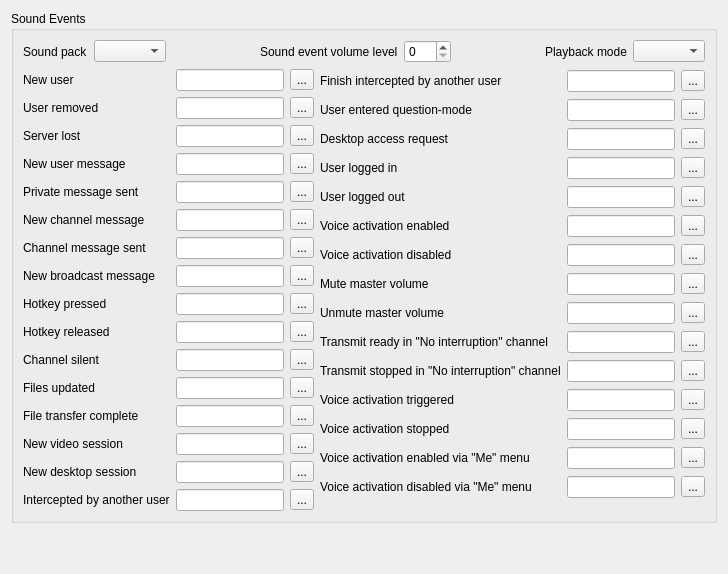
     <widget class="QWidget" name="eventsTab">
      <attribute name="title">
       <string>Sound Events</string>
      </attribute>
      <layout class="QVBoxLayout" name="verticalLayout_8">
       <item>
        <widget class="QGroupBox" name="groupBox_6">
         <property name="title">
          <string>Sound Events</string>
         </property>
         <layout class="QVBoxLayout" name="verticalLayout_17">
          <item>
           <layout class="QHBoxLayout" name="horizontalLayout_14">
            <item>
             <widget class="QLabel" name="label_spack">
              <property name="text">
               <string>Sound pack</string>
              </property>
              <property name="buddy">
               <cstring>spackBox</cstring>
              </property>
             </widget>
            </item>
            <item>
             <widget class="QComboBox" name="spackBox"/>
            </item>
            <item>
             <spacer name="horizontalSpacer_28">
              <property name="orientation">
               <enum>Qt::Horizontal</enum>
              </property>
              <property name="sizeHint" stdset="0">
               <size>
                <width>40</width>
                <height>20</height>
               </size>
              </property>
             </spacer>
            </item>
            <item>
             <widget class="QLabel" name="sndVolLabel">
              <property name="text">
               <string>Sound event volume level</string>
              </property>
              <property name="buddy">
               <cstring>sndVolSpinBox</cstring>
              </property>
             </widget>
            </item>
            <item>
             <widget class="QSpinBox" name="sndVolSpinBox">
              <property name="minimum">
               <number>0</number>
              </property>
              <property name="maximum">
               <number>100</number>
              </property>
             </widget>
            </item>
            <item>
             <spacer name="horizontalSpacer_29">
              <property name="orientation">
               <enum>Qt::Horizontal</enum>
              </property>
              <property name="sizeHint" stdset="0">
               <size>
                <width>40</width>
                <height>20</height>
               </size>
              </property>
             </spacer>
            </item>
            <item>
             <widget class="QLabel" name="label_47">
              <property name="text">
               <string>Playback mode</string>
              </property>
              <property name="buddy">
               <cstring>sndeventPlaybackComboBox</cstring>
              </property>
             </widget>
            </item>
            <item>
             <widget class="QComboBox" name="sndeventPlaybackComboBox"/>
            </item>
           </layout>
          </item>
          <item>
           <layout class="QHBoxLayout" name="horizontalLayout_25">
            <item>
             <layout class="QGridLayout" name="gridLayout_4">
              <item row="0" column="0">
               <widget class="QLabel" name="label_16">
                <property name="text">
                 <string>New user</string>
                </property>
                <property name="buddy">
                 <cstring>newuserEdit</cstring>
                </property>
               </widget>
              </item>
              <item row="0" column="1">
               <widget class="QLineEdit" name="newuserEdit"/>
              </item>
              <item row="0" column="2">
               <widget class="QToolButton" name="newuserButton">
                <property name="sizePolicy">
                 <sizepolicy hsizetype="Minimum" vsizetype="Fixed">
                  <horstretch>0</horstretch>
                  <verstretch>0</verstretch>
                 </sizepolicy>
                </property>
                <property name="accessibleName">
                 <string>Browse</string>
                </property>
                <property name="text">
                 <string notr="true">...</string>
                </property>
               </widget>
              </item>
              <item row="1" column="0">
               <widget class="QLabel" name="label_17">
                <property name="text">
                 <string>User removed</string>
                </property>
                <property name="buddy">
                 <cstring>rmuserEdit</cstring>
                </property>
               </widget>
              </item>
              <item row="1" column="1">
               <widget class="QLineEdit" name="rmuserEdit"/>
              </item>
              <item row="1" column="2">
               <widget class="QToolButton" name="rmuserButton">
                <property name="accessibleName">
                 <string>Browse</string>
                </property>
                <property name="text">
                 <string notr="true">...</string>
                </property>
               </widget>
              </item>
              <item row="2" column="0">
               <widget class="QLabel" name="label_18">
                <property name="text">
                 <string>Server lost</string>
                </property>
                <property name="buddy">
                 <cstring>srvlostEdit</cstring>
                </property>
               </widget>
              </item>
              <item row="2" column="1">
               <widget class="QLineEdit" name="srvlostEdit"/>
              </item>
              <item row="2" column="2">
               <widget class="QToolButton" name="srvlostButton">
                <property name="accessibleName">
                 <string>Browse</string>
                </property>
                <property name="text">
                 <string notr="true">...</string>
                </property>
               </widget>
              </item>
              <item row="3" column="0">
               <widget class="QLabel" name="label_19">
                <property name="text">
                 <string>New user message</string>
                </property>
                <property name="buddy">
                 <cstring>usermsgEdit</cstring>
                </property>
               </widget>
              </item>
              <item row="3" column="1">
               <widget class="QLineEdit" name="usermsgEdit"/>
              </item>
              <item row="3" column="2">
               <widget class="QToolButton" name="usermsgButton">
                <property name="accessibleName">
                 <string>Browse</string>
                </property>
                <property name="text">
                 <string notr="true">...</string>
                </property>
               </widget>
              </item>
              <item row="4" column="0">
               <widget class="QLabel" name="label_58">
                <property name="text">
                 <string>Private message sent</string>
                </property>
                <property name="buddy">
                 <cstring>sentmsgEdit</cstring>
                </property>
               </widget>
              </item>
              <item row="4" column="1">
               <widget class="QLineEdit" name="sentmsgEdit"/>
              </item>
              <item row="4" column="2">
               <widget class="QToolButton" name="sentmsgButton">
                <property name="accessibleName">
                 <string>Browse</string>
                </property>
                <property name="text">
                 <string notr="true">...</string>
                </property>
               </widget>
              </item>
              <item row="5" column="0">
               <widget class="QLabel" name="label_20">
                <property name="text">
                 <string>New channel message</string>
                </property>
                <property name="buddy">
                 <cstring>chanmsgEdit</cstring>
                </property>
               </widget>
              </item>
              <item row="5" column="1">
               <widget class="QLineEdit" name="chanmsgEdit"/>
              </item>
              <item row="5" column="2">
               <widget class="QToolButton" name="chanmsgButton">
                <property name="accessibleName">
                 <string>Browse</string>
                </property>
                <property name="text">
                 <string notr="true">...</string>
                </property>
               </widget>
              </item>
              <item row="6" column="0">
               <widget class="QLabel" name="label_59">
                <property name="text">
                 <string>Channel message sent</string>
                </property>
                <property name="buddy">
                 <cstring>sentchannelmsgEdit</cstring>
                </property>
               </widget>
              </item>
              <item row="6" column="1">
               <widget class="QLineEdit" name="sentchannelmsgEdit"/>
              </item>
              <item row="6" column="2">
               <widget class="QToolButton" name="sentchannelmsgButton">
                <property name="accessibleName">
                 <string>Browse</string>
                </property>
                <property name="text">
                 <string notr="true">...</string>
                </property>
               </widget>
              </item>
              <item row="7" column="0">
               <widget class="QLabel" name="label_36">
                <property name="text">
                 <string>New broadcast message</string>
                </property>
                <property name="buddy">
                 <cstring>bcastmsgEdit</cstring>
                </property>
               </widget>
              </item>
              <item row="7" column="1">
               <widget class="QLineEdit" name="bcastmsgEdit"/>
              </item>
              <item row="7" column="2">
               <widget class="QToolButton" name="bcastmsgButton">
                <property name="accessibleName">
                 <string>Browse</string>
                </property>
                <property name="text">
                 <string notr="true">...</string>
                </property>
               </widget>
              </item>
              <item row="8" column="0">
               <widget class="QLabel" name="label_21">
                <property name="text">
                 <string>Hotkey pressed</string>
                </property>
                <property name="buddy">
                 <cstring>hotkeyEdit</cstring>
                </property>
               </widget>
              </item>
              <item row="8" column="1">
               <widget class="QLineEdit" name="hotkeyEdit"/>
              </item>
              <item row="8" column="2">
               <widget class="QToolButton" name="hotkeyButton">
                <property name="accessibleName">
                 <string>Browse</string>
                </property>
                <property name="text">
                 <string notr="true">...</string>
                </property>
               </widget>
              </item>
              <item row="9" column="0">
               <widget class="QLabel" name="lbHotkeyReleased">
                <property name="text">
                 <string>Hotkey released</string>
                </property>
                <property name="buddy">
                 <cstring>hotkeyReleasedEdit</cstring>
                </property>
               </widget>
              </item>
              <item row="9" column="1">
               <widget class="QLineEdit" name="hotkeyReleasedEdit"/>
              </item>
              <item row="9" column="2">
               <widget class="QToolButton" name="hotkeyReleasedButton">
                <property name="accessibleName">
                 <string>Browse</string>
                </property>
                <property name="text">
                 <string notr="true">...</string>
                </property>
               </widget>
              </item>
              <item row="10" column="0">
               <widget class="QLabel" name="label_22">
                <property name="text">
                 <string>Channel silent</string>
                </property>
                <property name="buddy">
                 <cstring>chansilentEdit</cstring>
                </property>
               </widget>
              </item>
              <item row="10" column="1">
               <widget class="QLineEdit" name="chansilentEdit"/>
              </item>
              <item row="10" column="2">
               <widget class="QToolButton" name="chansilentButton">
                <property name="accessibleName">
                 <string>Browse</string>
                </property>
                <property name="text">
                 <string notr="true">...</string>
                </property>
               </widget>
              </item>
              <item row="11" column="0">
               <widget class="QLabel" name="label_23">
                <property name="text">
                 <string>Files updated</string>
                </property>
                <property name="buddy">
                 <cstring>fileupdEdit</cstring>
                </property>
               </widget>
              </item>
              <item row="11" column="1">
               <widget class="QLineEdit" name="fileupdEdit"/>
              </item>
              <item row="11" column="2">
               <widget class="QToolButton" name="fileupdButton">
                <property name="accessibleName">
                 <string>Browse</string>
                </property>
                <property name="text">
                 <string notr="true">...</string>
                </property>
               </widget>
              </item>
              <item row="12" column="0">
               <widget class="QLabel" name="label_24">
                <property name="text">
                 <string>File transfer complete</string>
                </property>
                <property name="buddy">
                 <cstring>transferdoneEdit</cstring>
                </property>
               </widget>
              </item>
              <item row="12" column="1">
               <widget class="QLineEdit" name="transferdoneEdit"/>
              </item>
              <item row="12" column="2">
               <widget class="QToolButton" name="transferdoneButton">
                <property name="accessibleName">
                 <string>Browse</string>
                </property>
                <property name="text">
                 <string notr="true">...</string>
                </property>
               </widget>
              </item>
              <item row="13" column="0">
               <widget class="QLabel" name="label_32">
                <property name="text">
                 <string>New video session</string>
                </property>
                <property name="buddy">
                 <cstring>videosessionEdit</cstring>
                </property>
               </widget>
              </item>
              <item row="13" column="1">
               <widget class="QLineEdit" name="videosessionEdit"/>
              </item>
              <item row="13" column="2">
               <widget class="QToolButton" name="videosessionButton">
                <property name="accessibleName">
                 <string>Browse</string>
                </property>
                <property name="text">
                 <string notr="true">...</string>
                </property>
               </widget>
              </item>
              <item row="14" column="0">
               <widget class="QLabel" name="label_37">
                <property name="text">
                 <string>New desktop session</string>
                </property>
                <property name="buddy">
                 <cstring>desktopsessionEdit</cstring>
                </property>
               </widget>
              </item>
              <item row="14" column="1">
               <widget class="QLineEdit" name="desktopsessionEdit"/>
              </item>
              <item row="14" column="2">
               <widget class="QToolButton" name="desktopsessionButton">
                <property name="accessibleName">
                 <string>Browse</string>
                </property>
                <property name="text">
                 <string notr="true">...</string>
                </property>
               </widget>
              </item>
              <item row="15" column="0">
               <widget class="QLabel" name="label_intercept">
                <property name="text">
                 <string>Intercepted by another user</string>
                </property>
                <property name="buddy">
                 <cstring>interceptEdit</cstring>
                </property>
               </widget>
              </item>
              <item row="15" column="1">
               <widget class="QLineEdit" name="interceptEdit"/>
              </item>
              <item row="15" column="2">
               <widget class="QToolButton" name="interceptButton">
                <property name="accessibleName">
                 <string>Browse</string>
                </property>
                <property name="text">
                 <string notr="true">...</string>
                </property>
               </widget>
              </item>
             </layout>
            </item>
            <item>
             <layout class="QGridLayout" name="gridLayout_7">
              <item row="0" column="0">
               <widget class="QLabel" name="label_interceptEnd">
                <property name="text">
                 <string>Finish intercepted by another user</string>
                </property>
                <property name="buddy">
                 <cstring>interceptEndEdit</cstring>
                </property>
               </widget>
              </item>
              <item row="0" column="1">
               <widget class="QLineEdit" name="interceptEndEdit"/>
              </item>
              <item row="0" column="2">
               <widget class="QToolButton" name="interceptEndButton">
                <property name="accessibleName">
                 <string>Browse</string>
                </property>
                <property name="text">
                 <string notr="true">...</string>
                </property>
               </widget>
              </item>
              <item row="1" column="0">
               <widget class="QLabel" name="label_38">
                <property name="text">
                 <string>User entered question-mode</string>
                </property>
                <property name="buddy">
                 <cstring>questionmodeEdit</cstring>
                </property>
               </widget>
              </item>
              <item row="1" column="1">
               <widget class="QLineEdit" name="questionmodeEdit"/>
              </item>
              <item row="1" column="2">
               <widget class="QToolButton" name="questionmodeBtn">
                <property name="accessibleName">
                 <string>Browse</string>
                </property>
                <property name="text">
                 <string notr="true">...</string>
                </property>
               </widget>
              </item>
              <item row="2" column="0">
               <widget class="QLabel" name="label_40">
                <property name="text">
                 <string>Desktop access request</string>
                </property>
                <property name="buddy">
                 <cstring>desktopaccessEdit</cstring>
                </property>
               </widget>
              </item>
              <item row="2" column="1">
               <widget class="QLineEdit" name="desktopaccessEdit"/>
              </item>
              <item row="2" column="2">
               <widget class="QToolButton" name="desktopaccessBtn">
                <property name="accessibleName">
                 <string>Browse</string>
                </property>
                <property name="text">
                 <string notr="true">...</string>
                </property>
               </widget>
              </item>
              <item row="3" column="0">
               <widget class="QLabel" name="label_60">
                <property name="text">
                 <string>User logged in</string>
                </property>
                <property name="buddy">
                 <cstring>userloggedinEdit</cstring>
                </property>
               </widget>
              </item>
              <item row="3" column="1">
               <widget class="QLineEdit" name="userloggedinEdit"/>
              </item>
              <item row="3" column="2">
               <widget class="QToolButton" name="userloggedinButton">
                <property name="accessibleName">
                 <string>Browse</string>
                </property>
                <property name="text">
                 <string notr="true">...</string>
                </property>
               </widget>
              </item>
              <item row="4" column="0">
               <widget class="QLabel" name="label_61">
                <property name="text">
                 <string>User logged out</string>
                </property>
                <property name="buddy">
                 <cstring>userloggedoutEdit</cstring>
                </property>
               </widget>
              </item>
              <item row="4" column="1">
               <widget class="QLineEdit" name="userloggedoutEdit"/>
              </item>
              <item row="4" column="2">
               <widget class="QToolButton" name="userloggedoutButton">
                <property name="accessibleName">
                 <string>Browse</string>
                </property>
                <property name="text">
                 <string notr="true">...</string>
                </property>
               </widget>
              </item>
              <item row="5" column="0">
               <widget class="QLabel" name="label_62">
                <property name="text">
                 <string>Voice activation enabled</string>
                </property>
                <property name="buddy">
                 <cstring>voiceactonEdit</cstring>
                </property>
               </widget>
              </item>
              <item row="5" column="1">
               <widget class="QLineEdit" name="voiceactonEdit"/>
              </item>
              <item row="5" column="2">
               <widget class="QToolButton" name="voiceactonButton">
                <property name="accessibleName">
                 <string>Browse</string>
                </property>
                <property name="text">
                 <string notr="true">...</string>
                </property>
               </widget>
              </item>
              <item row="6" column="0">
               <widget class="QLabel" name="label_63">
                <property name="text">
                 <string>Voice activation disabled</string>
                </property>
                <property name="buddy">
                 <cstring>voiceactoffEdit</cstring>
                </property>
               </widget>
              </item>
              <item row="6" column="1">
               <widget class="QLineEdit" name="voiceactoffEdit"/>
              </item>
              <item row="6" column="2">
               <widget class="QToolButton" name="voiceactoffButton">
                <property name="accessibleName">
                 <string>Browse</string>
                </property>
                <property name="text">
                 <string notr="true">...</string>
                </property>
               </widget>
              </item>
              <item row="7" column="0">
               <widget class="QLabel" name="label_64">
                <property name="text">
                 <string>Mute master volume</string>
                </property>
                <property name="buddy">
                 <cstring>muteallonEdit</cstring>
                </property>
               </widget>
              </item>
              <item row="7" column="1">
               <widget class="QLineEdit" name="muteallonEdit"/>
              </item>
              <item row="7" column="2">
               <widget class="QToolButton" name="muteallonButton">
                <property name="accessibleName">
                 <string>Browse</string>
                </property>
                <property name="text">
                 <string notr="true">...</string>
                </property>
               </widget>
              </item>
              <item row="8" column="0">
               <widget class="QLabel" name="label_65">
                <property name="text">
                 <string>Unmute master volume</string>
                </property>
                <property name="buddy">
                 <cstring>mutealloffEdit</cstring>
                </property>
               </widget>
              </item>
              <item row="8" column="1">
               <widget class="QLineEdit" name="mutealloffEdit"/>
              </item>
              <item row="8" column="2">
               <widget class="QToolButton" name="mutealloffButton">
                <property name="accessibleName">
                 <string>Browse</string>
                </property>
                <property name="text">
                 <string notr="true">...</string>
                </property>
               </widget>
              </item>
              <item row="9" column="0">
               <widget class="QLabel" name="label_66">
                <property name="text">
                 <string>Transmit ready in &quot;No interruption&quot; channel</string>
                </property>
                <property name="buddy">
                 <cstring>transmitqueueheadEdit</cstring>
                </property>
               </widget>
              </item>
              <item row="9" column="1">
               <widget class="QLineEdit" name="transmitqueueheadEdit"/>
              </item>
              <item row="9" column="2">
               <widget class="QToolButton" name="transmitqueueheadButton">
                <property name="accessibleName">
                 <string>Browse</string>
                </property>
                <property name="text">
                 <string notr="true">...</string>
                </property>
               </widget>
              </item>
              <item row="10" column="0">
               <widget class="QLabel" name="label_67">
                <property name="text">
                 <string>Transmit stopped in &quot;No interruption&quot; channel</string>
                </property>
                <property name="buddy">
                 <cstring>transmitqueuestopEdit</cstring>
                </property>
               </widget>
              </item>
              <item row="10" column="1">
               <widget class="QLineEdit" name="transmitqueuestopEdit"/>
              </item>
              <item row="10" column="2">
               <widget class="QToolButton" name="transmitqueuestopButton">
                <property name="accessibleName">
                 <string>Browse</string>
                </property>
                <property name="text">
                 <string notr="true">...</string>
                </property>
               </widget>
              </item>
              <item row="11" column="0">
               <widget class="QLabel" name="label_68">
                <property name="text">
                 <string>Voice activation triggered</string>
                </property>
                <property name="buddy">
                 <cstring>voiceacttrigEdit</cstring>
                </property>
               </widget>
              </item>
              <item row="11" column="1">
               <widget class="QLineEdit" name="voiceacttrigEdit"/>
              </item>
              <item row="11" column="2">
               <widget class="QToolButton" name="voiceacttrigButton">
                <property name="accessibleName">
                 <string>Browse</string>
                </property>
                <property name="text">
                 <string notr="true">...</string>
                </property>
               </widget>
              </item>
              <item row="12" column="0">
               <widget class="QLabel" name="label_69">
                <property name="text">
                 <string>Voice activation stopped</string>
                </property>
                <property name="buddy">
                 <cstring>voiceactstopEdit</cstring>
                </property>
               </widget>
              </item>
              <item row="12" column="1">
               <widget class="QLineEdit" name="voiceactstopEdit"/>
              </item>
              <item row="12" column="2">
               <widget class="QToolButton" name="voiceactstopButton">
                <property name="accessibleName">
                 <string>Browse</string>
                </property>
                <property name="text">
                 <string notr="true">...</string>
                </property>
               </widget>
              </item>
              <item row="13" column="0">
               <widget class="QLabel" name="label_70">
                <property name="text">
                 <string>Voice activation enabled via &quot;Me&quot; menu</string>
                </property>
                <property name="buddy">
                 <cstring>voiceactmeonEdit</cstring>
                </property>
               </widget>
              </item>
              <item row="13" column="1">
               <widget class="QLineEdit" name="voiceactmeonEdit"/>
              </item>
              <item row="13" column="2">
               <widget class="QToolButton" name="voiceactmeonButton">
                <property name="accessibleName">
                 <string>Browse</string>
                </property>
                <property name="text">
                 <string notr="true">...</string>
                </property>
               </widget>
              </item>
              <item row="14" column="0">
               <widget class="QLabel" name="label_71">
                <property name="text">
                 <string>Voice activation disabled via &quot;Me&quot; menu</string>
                </property>
                <property name="buddy">
                 <cstring>voiceactmeoffEdit</cstring>
                </property>
               </widget>
              </item>
              <item row="14" column="1">
               <widget class="QLineEdit" name="voiceactmeoffEdit"/>
              </item>
              <item row="14" column="2">
               <widget class="QToolButton" name="voiceactmeoffButton">
                <property name="accessibleName">
                 <string>Browse</string>
                </property>
                <property name="text">
                 <string notr="true">...</string>
                </property>
               </widget>
              </item>
             </layout>
            </item>
           </layout>
          </item>
         </layout>
        </widget>
       </item>
       <item>
        <spacer name="verticalSpacer_7">
         <property name="orientation">
          <enum>Qt::Vertical</enum>
         </property>
         <property name="sizeHint" stdset="0">
          <size>
           <width>20</width>
           <height>40</height>
          </size>
         </property>
        </spacer>
       </item>
      </layout>
     </widget>
